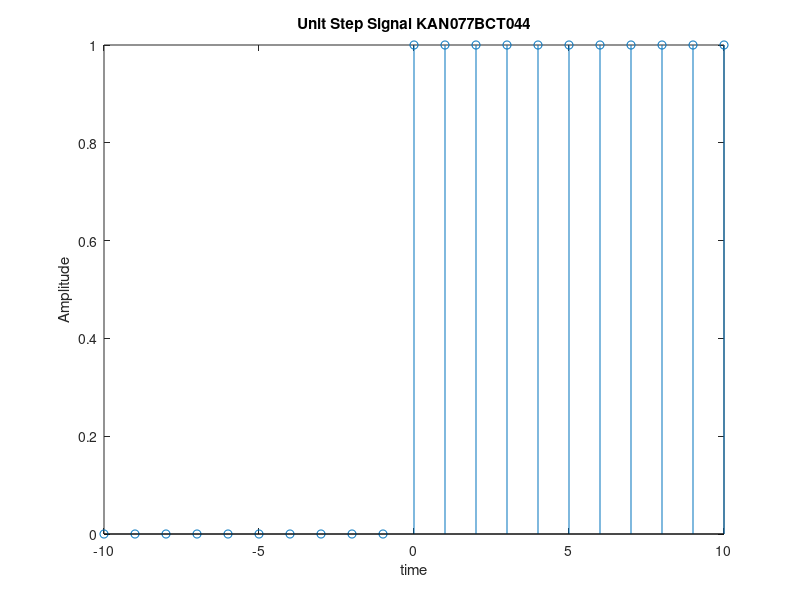

Source code (MATLAB):
n = -10:1:10;
y = zeros(size(n));
y(n>=0)=1;
stem(n,y);
xlabel('time')
ylabel('Amplitude')
title('Unit Step Signal KAN077BCT044')